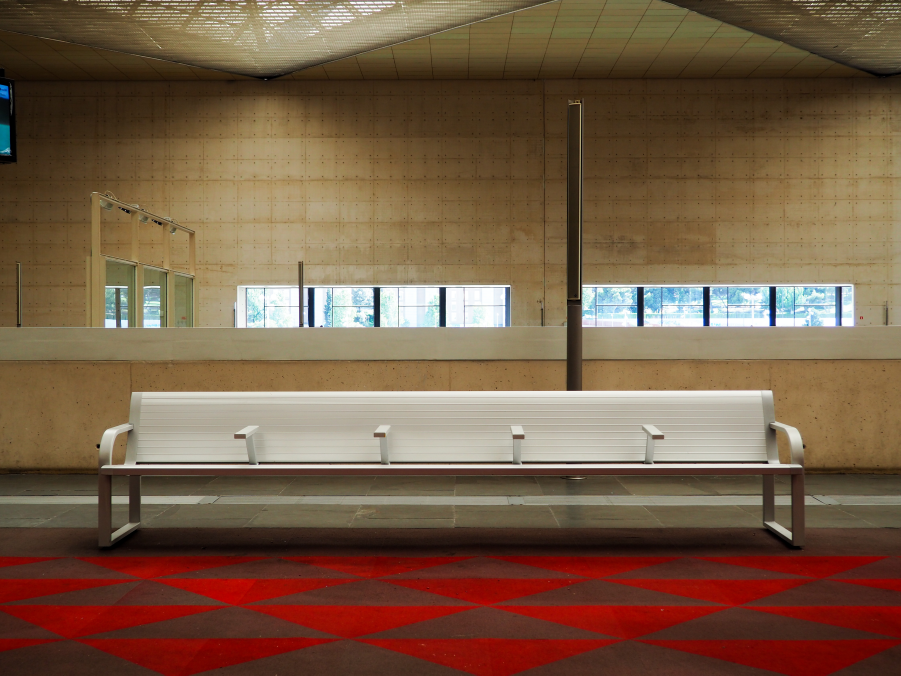
#> input picture newgallery/images/fulls/everyday/P6060096.jpg, 4503 x 3377 px (shown at 1/5 size)
$ python build_gallery.py
#> lines starting #> are read from the running program, lines starting #| are printed output that depends on the picture
#!/usr/bin/env python3
"""
SerGo Photography — build script.

What it does (run it every time you add, remove or change photos):
  1. Reads the original photos in newgallery/images/fulls/<album>/ (never modified).
  2. Creates web versions in newgallery/images/web/<album>/ at several widths,
     high-quality WebP (quality 90), keeping the sRGB colour profile and EXIF.
  3. Does the same, at fewer sizes, for the unprocessed versions in
     newgallery/images/raw/<album>/<name>_ori.jpg (the "raw" view), if present.
  4. Reads ISO, shutter speed, aperture, focal length, camera and date from EXIF
     (no exiftool needed).
  5. Writes the five gallery pages newgallery/<album>.html.
  6. Creates web versions of the cover photo (cover/cover.jpg).

Only new or changed photos are processed, so re-running it is quick.

Requirements: Python 3.8+ and Pillow 9+  ->  pip install Pillow
Usage (from anywhere):  python tools/build_gallery.py
"""

from __future__ import annotations

import html
import io
import os
import sys
from concurrent.futures import ProcessPoolExecutor
from pathlib import Path

try:
    from PIL import Image, ImageCms, ImageOps
except ImportError:
    sys.exit("Pillow is required:  pip install Pillow")

ROOT = Path(__file__).resolve().parent.parent
GALLERY = ROOT / "newgallery"
FULLS = GALLERY / "images" / "fulls"
RAWS = GALLERY / "images" / "raw"
WEB = GALLERY / "images" / "web"
COVER = ROOT / "cover"
SITE_URL = "https://asergom.github.io/sergophotography/"  # used for social-media previews

# Album order = order in the menus.  (folder name, title shown, icon file)
ALBUMS = [
    ("thenightof", "The night of", "thenightoflogo.svg"),
    ("streetwalking", "Street walking", "streetwalkinglogo.svg"),
    ("shapes", "Shapes", "shapeslogo.svg"),
    ("everyday", "Everyday", "everydaylogo.svg"),
    ("outland", "Outland", "outlandlogo.svg"),
]

WIDTHS = [480, 960, 1600, 2560]      # developed photos
RAW_WIDTHS = [960, 1600]             # unprocessed comparison
COVER_WIDTHS = [960, 1600, 2560]
WEBP_OPTS = dict(quality=90, method=6)

# EXIF tags
EXIF_IFD = 0x8769
T_MODEL, T_EXPOSURE, T_FNUMBER, T_ISO, T_DATE, T_FOCAL = 272, 33434, 33437, 34855, 36867, 37386


def underscored(title: str) -> str:
    return "_" + title.replace(" ", "_")


# --------------------------------------------------------------------------- images

def needs_update(src: Path, dst: Path) -> bool:
    return not dst.exists() or dst.stat().st_mtime < src.stat().st_mtime


def to_srgb(im, icc):
    """Convert any colour space (e.g. CMYK, Adobe RGB) to sRGB, the colour space browsers expect."""
    if icc:
        src = ImageCms.ImageCmsProfile(io.BytesIO(icc))
        if "srgb" not in ImageCms.getProfileDescription(src).lower() or im.mode != "RGB":
            srgb = ImageCms.createProfile("sRGB")
            im = ImageCms.profileToProfile(im, src, srgb, outputMode="RGB",
                                           renderingIntent=ImageCms.Intent.PERCEPTUAL)
            icc = ImageCms.ImageCmsProfile(srgb).tobytes()
    if im.mode != "RGB":
        im = im.convert("RGB")
    return im, icc


def make_versions(src: Path, dst_stem: Path, widths: list[int]) -> list[tuple[int, Path]]:
    """Resize src to each width (never upscaling). Returns [(width, path)]."""
    with Image.open(src) as im:
        icc = im.info.get("icc_profile")
        exif = im.getexif()
        im = ImageOps.exif_transpose(im)
        if 274 in exif:
            exif[274] = 1  # already rotated above
        exif_bytes = exif.tobytes()
        im, icc = to_srgb(im, icc)

        targets = sorted({min(w, im.width) for w in widths})
        out = []
        for w in targets:
            dst = dst_stem.with_name(f"{dst_stem.name}-{w}.webp")
            if needs_update(src, dst):
                h = round(im.height * w / im.width)
                resized = im if w == im.width else im.resize((w, h), Image.LANCZOS)
                dst.parent.mkdir(parents=True, exist_ok=True)
                kwargs = dict(WEBP_OPTS, exif=exif_bytes)
                if icc:
                    kwargs["icc_profile"] = icc
                resized.save(dst, "WEBP", **kwargs)
            out.append((w, dst))
        return out


def fmt_exposure(v) -> str:
    try:
        v = float(v)
    except (TypeError, ValueError, ZeroDivisionError):
        return ""
    if v <= 0:
        return ""
    if v < 0.5:
        return f"1/{round(1 / v)} s"
    return f"{v:g} s"


def read_exif(path: Path) -> dict:
    with Image.open(path) as im:
        exif = im.getexif()
        ifd = exif.get_ifd(EXIF_IFD)
#> ifd = 32 items
        w, h = ImageOps.exif_transpose(im).size if exif.get(274, 1) in (5, 6, 7, 8) else im.size
#> w = 4503; h = 3377
        # average colour, used as placeholder while the photo loads
        small = im.copy()
        small.draft("RGB", (64, 64))
        r, g, b = small.convert("RGB").resize((1, 1), Image.BOX).getpixel((0, 0))
#> r = 120; g = 93; b = 70

    def num(tag, fmt):
        v = ifd.get(tag)
        try:
            return fmt.format(float(v)) if v is not None else ""
        except (TypeError, ValueError, ZeroDivisionError):
            return ""

    date = str(ifd.get(T_DATE) or "")[:10].replace(":", "-")
#> date = '2017-06-06'
    return {
        "w": w,
        "h": h,
        "iso": str(ifd.get(T_ISO) or ""),
        "exposure": fmt_exposure(ifd.get(T_EXPOSURE)),
        "aperture": num(T_FNUMBER, "f/{:g}"),
        "focal": num(T_FOCAL, "{:g} mm"),
        "camera": str(exif.get(T_MODEL) or "").strip(),
        "date": date,
        "color": f"#{r:02x}{g:02x}{b:02x}",
    }


def process_photo(job):
    album, src = job
    name = src.stem
    info = read_exif(src)
#> info = 9 items
    info["name"] = name
    info["versions"] = [(w, p.relative_to(GALLERY).as_posix())
                        for w, p in make_versions(src, WEB / album / name, WIDTHS)]
#> in make_versions, `resized.save(dst, "WEBP", **kwargs)`:
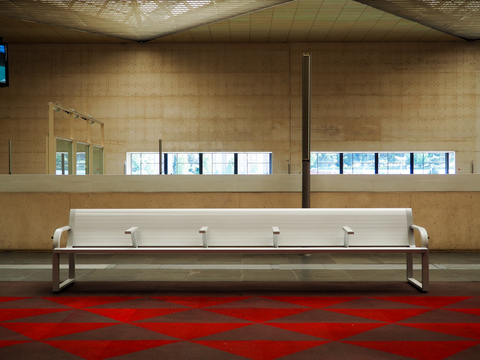
#> saved as P6060096-480.webp: PIL image 480x360 RGB; mean R, G, B 120.1, 92.9, 70.1
#> in make_versions, `resized.save(dst, "WEBP", **kwargs)`:
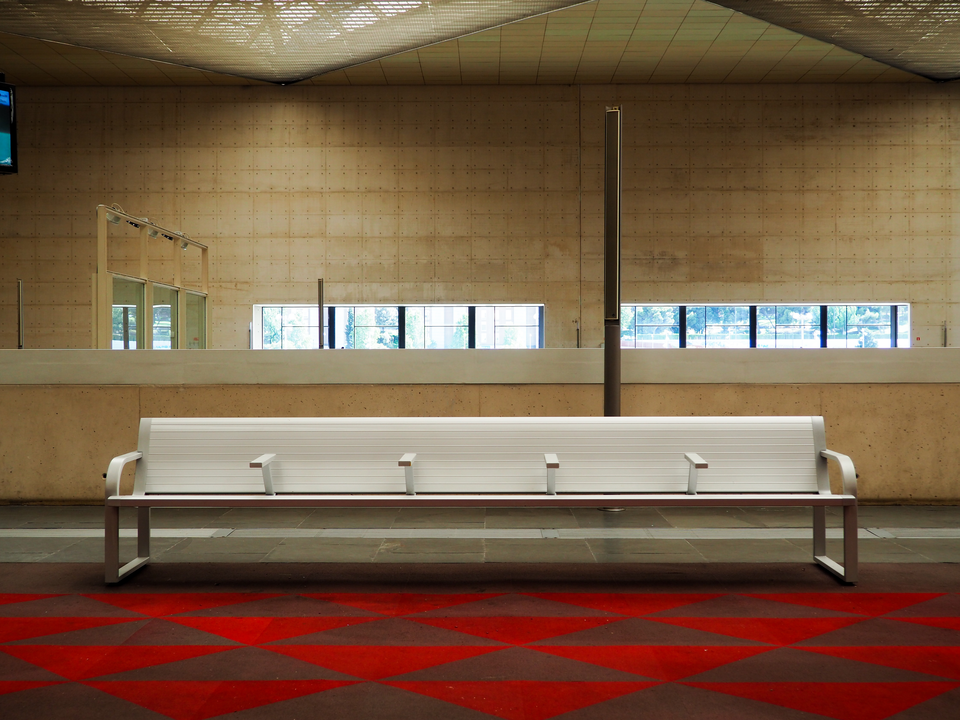
#> saved as P6060096-960.webp: PIL image 960x720 RGB; mean R, G, B 120.1, 92.9, 70.1
    raw = RAWS / album / f"{name}_ori.jpg"
    if raw.exists():
        with Image.open(raw) as r:
            info["raw_w"], info["raw_h"] = ImageOps.exif_transpose(r).size
        info["raw"] = [(w, p.relative_to(GALLERY).as_posix())
                       for w, p in make_versions(raw, WEB / album / f"{name}-raw", RAW_WIDTHS)]
    return album, info


def process_cover():
    src = COVER / "cover.jpg"
    if src.exists():
        og = COVER / "cover-og.jpg"  # JPEG for social-media link previews
        if needs_update(src, og):
            with Image.open(src) as im:
                im, icc = to_srgb(ImageOps.exif_transpose(im), im.info.get("icc_profile"))
                im.thumbnail((1200, 1200), Image.LANCZOS)
                im.save(og, "JPEG", quality=88, progressive=True, optimize=True, icc_profile=icc)
        return [(w, p.relative_to(ROOT).as_posix()) for w, p in make_versions(src, COVER / "cover", COVER_WIDTHS)]
    return []


# --------------------------------------------------------------------------- html

ICONS = {
    "prev": '<svg viewBox="0 0 24 24" aria-hidden="true"><path d="M15 4 7 12l8 8"/></svg>',
    "next": '<svg viewBox="0 0 24 24" aria-hidden="true"><path d="m9 4 8 8-8 8"/></svg>',
    "close": '<svg viewBox="0 0 24 24" aria-hidden="true"><path d="M5 5l14 14M19 5 5 19"/></svg>',
}

GRID_SIZES = "(max-width: 599px) 100vw, (max-width: 1099px) 50vw, (min-width: 1800px) calc((100vw - 120px) / 4), calc((100vw - 120px) / 3)"


def srcset(versions):
    return ", ".join(f"{p} {w}w" for w, p in versions)


def nav_html(current: str) -> str:
    items = []
    for slug, title, icon in ALBUMS:
        cur = ' aria-current="page"' if slug == current else ""
        items.append(
            f'<li><a href="{slug}.html"{cur} title="{html.escape(title)}">'
            f'<img src="../icons/{icon}" alt="" width="50" height="50">'
            f'<span class="nav-label">{html.escape(underscored(title))}</span></a></li>'
        )
    return "\n        ".join(items)


def tile_html(album: str, title: str, i: int, n: int, p: dict) -> str:
    e = html.escape
    versions = p["versions"]
    default = next((pth for w, pth in versions if w >= 960), versions[-1][1])
    eager = i < 3
    attrs = {
        "href": f"images/fulls/{album}/{p['name']}.jpg",
        "id": p["name"],
        "data-srcset": srcset(versions),
        "data-w": p["w"],
        "data-h": p["h"],
        "data-iso": p["iso"],
        "data-exposure": p["exposure"],
        "data-aperture": p["aperture"],
        "data-focal": p["focal"],
        "data-camera": p["camera"],
        "data-date": p["date"],
    }
    if p.get("raw"):
        attrs.update({"data-raw-srcset": srcset(p["raw"]), "data-raw-w": p["raw_w"], "data-raw-h": p["raw_h"]})
    a = " ".join(f'{k}="{e(str(v))}"' for k, v in attrs.items() if v != "")

    rows = [("ISO", p["iso"]), ("Exposure", p["exposure"]), ("Aperture", p["aperture"]), ("Focal length", p["focal"])]
    info = "".join(f"<dt>{k}</dt><dd>{e(v)}</dd>" for k, v in rows if v)
    loading = 'fetchpriority="high"' if i == 0 else ('loading="eager"' if eager else 'loading="lazy"')

    return (
        f'<li class="tile" style="--ph:{p["color"]}">'
        f'<a {a}>'
        f'<img src="{default}" srcset="{srcset(versions)}" sizes="{GRID_SIZES}" '
        f'width="{p["w"]}" height="{p["h"]}" alt="{e(title)}, photograph {i + 1} of {n}" '
        f'{loading} decoding="async">'
        f'<dl class="tile-info">{info}</dl>'
        f"</a></li>"
    )


PAGE = """<!DOCTYPE html>
<html lang="en">
<head>
  <meta charset="utf-8">
  <meta name="viewport" content="width=device-width, initial-scale=1, viewport-fit=cover">
  <title>{title} · SerGo Photography</title>
  <meta name="description" content="{title} — a photo series by SerGo Photography ({n} photographs).">
  <meta name="theme-color" content="#000000">
  <meta property="og:type" content="website">
  <meta property="og:title" content="{title} · SerGo Photography">
  <meta property="og:image" content="{og_image}">
  <link rel="icon" href="../icons/favicon.svg" type="image/svg+xml">
  <link rel="preload" href="../assets/fonts/typewriter-webfont.woff2" as="font" type="font/woff2" crossorigin>
  <link rel="stylesheet" href="../assets/css/gallery.css">
  <script>document.documentElement.classList.add("js")</script>
  <script src="../assets/js/gallery.js" defer></script>
</head>
<body>
  <a class="skip" href="#photos">Skip to photos</a>
  <header class="site-nav">
    <a class="home" href="../index.html">back<br>home</a>
    <nav aria-label="Series">
      <ul>
        {nav}
      </ul>
    </nav>
  </header>

  <main id="photos">
    <h1 class="album-title">{title_u} <span class="count">{n}&nbsp;photos</span></h1>
    <ul class="grid">
      {tiles}
    </ul>
  </main>

  <dialog class="lb" aria-label="Photo viewer">
    <figure class="lb-stage">
      <img class="lb-img" alt="">
    </figure>
    <button class="lb-btn lb-prev" type="button" aria-label="Previous photo">{prev}</button>
    <button class="lb-btn lb-next" type="button" aria-label="Next photo">{next}</button>
    <button class="lb-btn lb-close" type="button" aria-label="Close">{close}</button>
    <div class="lb-bar">
      <span class="lb-count" aria-live="polite"></span>
      <span class="lb-exif"></span>
      <span class="lb-actions">
        <button class="lb-raw" type="button" hidden aria-pressed="false">raw_view</button>
        <a class="lb-full" target="_blank" rel="noopener">full_resolution&nbsp;&#8599;</a>
      </span>
    </div>
  </dialog>
</body>
</html>
"""


def write_gallery(album: str, title: str, photos: list[dict]):
    photos.sort(key=lambda p: p["name"])
    n = len(photos)
    first = photos[0]["versions"]
    og = next((pth for w, pth in first if w >= 1600), first[-1][1])
    page = PAGE.format(
        title=html.escape(title),
        title_u=html.escape(underscored(title)),
        n=n,
        og_image=SITE_URL + "newgallery/" + og,
        nav=nav_html(album),
        tiles="\n      ".join(tile_html(album, title, i, n, p) for i, p in enumerate(photos)),
        **ICONS,
    )
    (GALLERY / f"{album}.html").write_text(page, encoding="utf-8")


# --------------------------------------------------------------------------- main

def main():
    jobs = []
    for album, _, _ in ALBUMS:
        folder = FULLS / album
        if not folder.is_dir():
            print(f"! missing folder {folder}")
            continue
        jobs += [(album, f) for f in sorted(folder.iterdir()) if f.suffix.lower() in (".jpg", ".jpeg")]

    print(f"Processing {len(jobs)} photos…")
    results: dict[str, list] = {a: [] for a, _, _ in ALBUMS}
    workers = max(1, (os.cpu_count() or 2) - 1)
    with ProcessPoolExecutor(max_workers=workers) as pool:
        for k, (album, info) in enumerate(pool.map(process_photo, jobs, chunksize=1), 1):
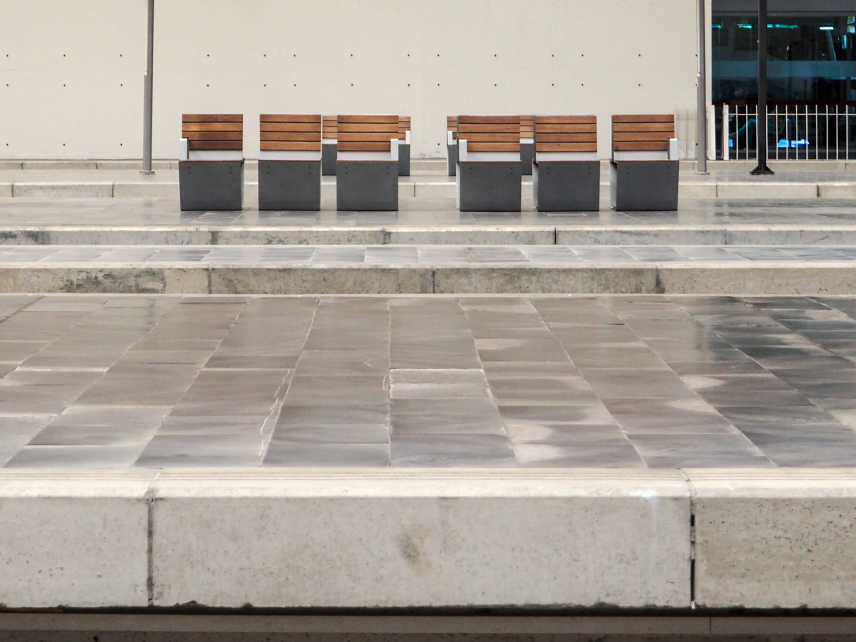
#> input picture newgallery/images/fulls/everyday/P6060103.jpg, 2568 x 1926 px (shown at 1/3 size)
#> in read_exif (call 2), `ifd = exif.get_ifd(EXIF_IFD)`: ifd = 32 items
#> in read_exif (call 2), `w, h = ImageOps.exif_transpose(im).size if exif.get(274, 1) in (5, 6, ..`: w = 2568; h = 1926
#> in read_exif (call 2), `r, g, b = small.convert("RGB").resize((1, 1), Image.BOX).getpixel((0, ..`: r = 166; g = 159; b = 150
#> in read_exif (call 2), `date = str(ifd.get(T_DATE) or "")[:10].replace(":", "-")`: date = '2017-06-06'
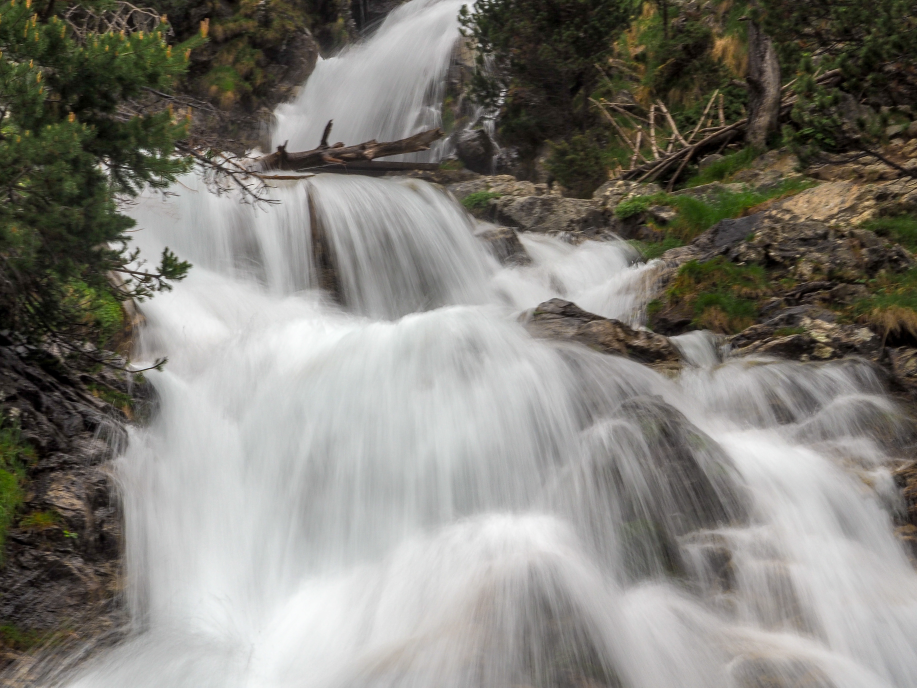
#> input picture newgallery/images/fulls/outland/P6020042.jpg, 4584 x 3438 px (shown at 1/5 size)
#> in read_exif (call 3), `ifd = exif.get_ifd(EXIF_IFD)`: ifd = 32 items
#> in read_exif (call 3), `w, h = ImageOps.exif_transpose(im).size if exif.get(274, 1) in (5, 6, ..`: w = 4584; h = 3438
#> in read_exif (call 3), `r, g, b = small.convert("RGB").resize((1, 1), Image.BOX).getpixel((0, ..`: r = 129; g = 127; b = 120
#> in read_exif (call 3), `date = str(ifd.get(T_DATE) or "")[:10].replace(":", "-")`: date = '2017-06-02'
            results[album].append(info)
            print(f"  [{k}/{len(jobs)}] {album}/{info['name']}")

    # remove web versions of photos that no longer exist
    keep = {p for infos in results.values() for i in infos for _, p in i["versions"] + i.get("raw", [])}
#> keep = 12 items
    for f in WEB.rglob("*.webp"):
        if f.relative_to(GALLERY).as_posix() not in keep:
            f.unlink()

    for album, title, _ in ALBUMS:
        if results[album]:
            write_gallery(album, title, results[album])
            print(f"Wrote newgallery/{album}.html ({len(results[album])} photos)")

    cover = process_cover()
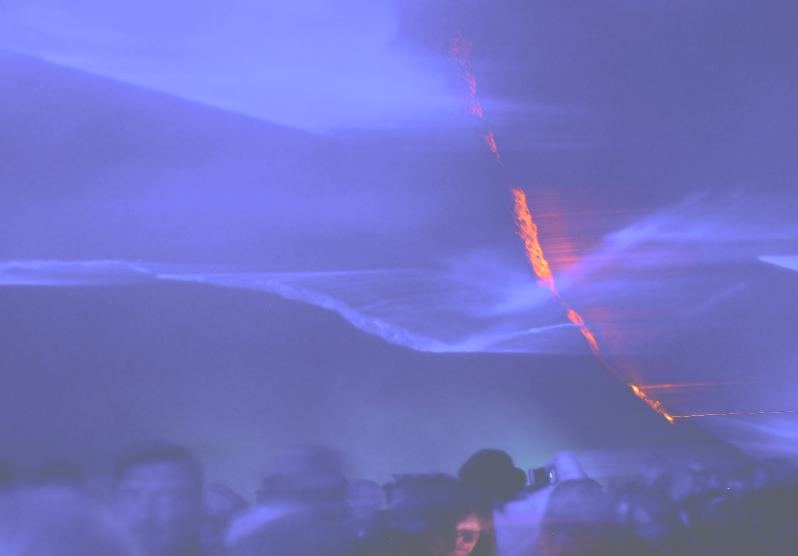
#> input picture cover/cover.jpg, 1595 x 1111 px (shown at 1/2 size)
#> in make_versions, im is the input picture: PIL image 1595x1111 CMYK; mean R, G, B 112.2, 113.7, 195.5
#> in to_srgb (call 4), `im = ImageCms.profileToProfile(im, src, srgb, outputMode="RGB", render..`:
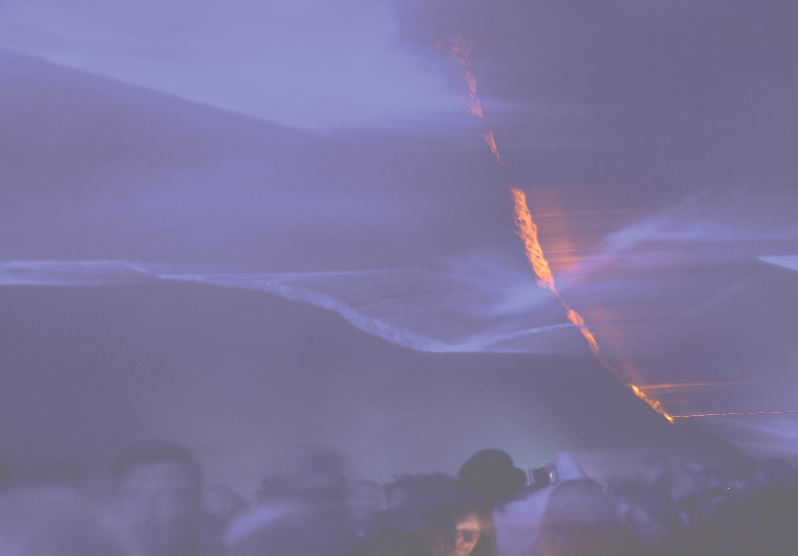
#> im: PIL image 1595x1111 RGB (shown at 1/2 size); mean R, G, B 123.4, 117.2, 156.2
#> the loop in make_versions (call 4), `for w in targets:` made 2 passes
#> pass 1, in make_versions (call 4), `resized = im if w == im.width else im.resize((w, h), Image.LANCZOS)`:
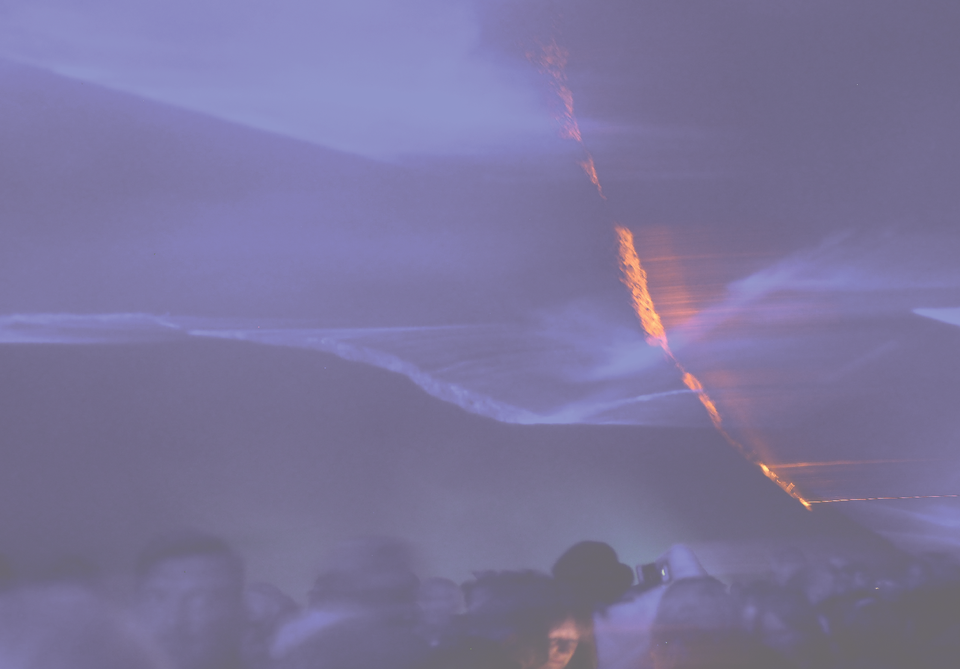
#> resized: PIL image 960x669 RGB; mean R, G, B 123.4, 117.2, 156.2
#> after the loop in make_versions (call 4), `for w in targets:`: out = 2 items
#> cover = [(960, 'cover/cover-960.webp'), (1595, 'cover/cover-1595.webp')]
    if cover:
        print("Cover versions:", ", ".join(p for _, p in cover))
#| Cover versions: cover/cover-960.webp, cover/cover-1595.webp
    print("Done.")


if __name__ == "__main__":
    main()
